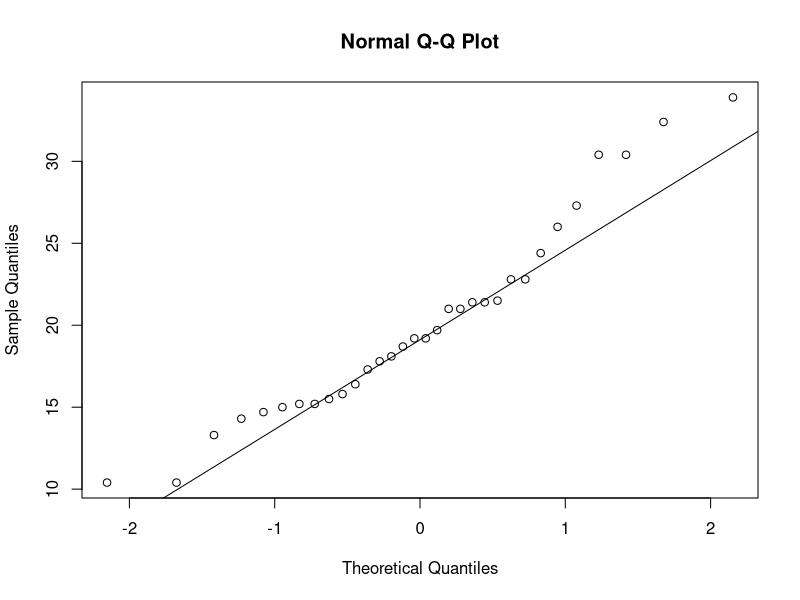
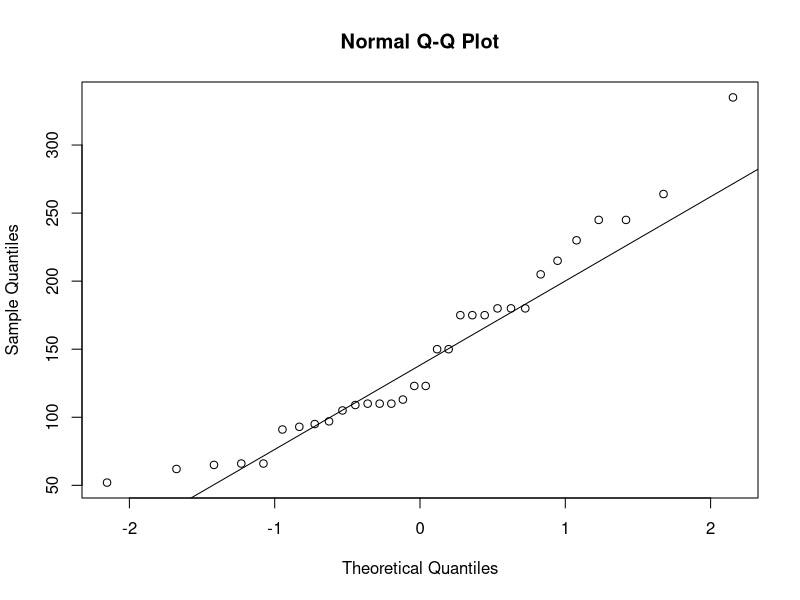
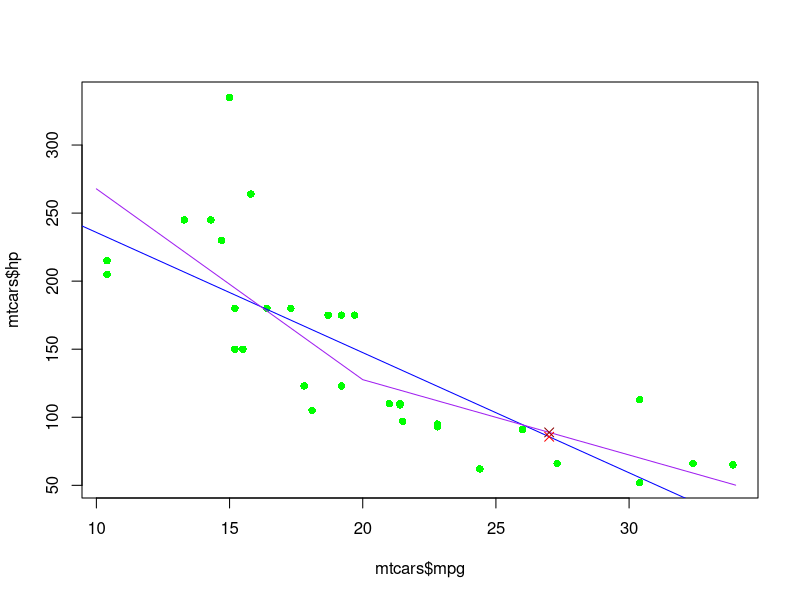

These figures' R source, in order: (Note: this script raises an error after producing the figures.)
data(mtcars)

library(ggplot2)

mpg_value <- 27

# qqplot to check distribution

qqnorm(mtcars$mpg)
qqline(mtcars$mpg)

qqnorm(mtcars$hp)
qqline(mtcars$hp)

# (1) Model 1

model1 <- lm(hp ~ mpg, data=mtcars)
pred1 <- predict(model1, newdata = data.frame(mpg = mpg_value))

# (2) model 2

mtcars$mpg2 <- ifelse(mtcars$mpg >= 20, mtcars$mpg-20, 0)

model2 <- lm(hp ~ mpg + mpg2, data=mtcars)

pred2 <- predict(model2, newdata = data.frame(mpg = mpg_value, mpg2=ifelse(mpg_value >= 20, mpg_value-20, 0)))

x <- 10:34
predVec1 <- predict(model1, newdata = data.frame(mpg=x))
x1 <- ifelse(x >= 20, x-20, 0)
predVec2 <- predict(model2, newdata = data.frame(mpg=x, mpg2=x1))
df <- data.frame(mpg=x1, hp=predVec2)

# base plot
plot(mtcars$mpg, mtcars$hp, pch=16, col='green')
abline(lm(hp~mpg, mtcars), col="blue")
lines(x, predVec2, col="purple", type="l")
points(mpg_value, pred1, col="red", pch=4, cex=1.2)
points(mpg_value, pred2, col="darkred", pch=4, cex=1.2)

# ggplot
ggplot(data=mtcars, aes(x=mpg, y=hp)) + geom_point(color='purple') + 
  stat_smooth(method=lm) + geom_line(mtcars$mpg, mtcars$hp)
                                     
# (3) Multiple regression lines
library(reshape2)
mtcars2 <- melt(mtcars, id.var='mpg')
ggplot(mtcars2) +
  geom_jitter(aes(value,mpg, colour=variable)) + geom_smooth(aes(value,mpg, colour=variable), method=lm, se=FALSE) +
  facet_wrap(~variable, scales="free_x") +
  labs(x = "Percentage cover (%)", y = "Number of individuals (N)")
